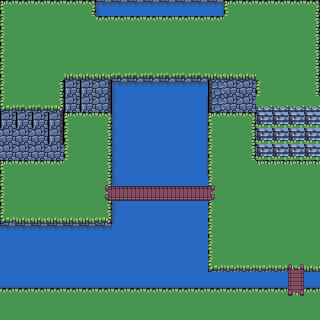

This is a level from a 2D game, rendered from its Tiled map with the project's own tilesets. A one-line summary and the complete map file follow:
An orthogonal 20x20 tile map with 16x16 px tiles, 2 tile layers (Base, Puentes) and 7 objects.

<map version="1.4" tiledversion="1.4.2" orientation="orthogonal" renderorder="right-down" width="20" height="20" tilewidth="16" tileheight="16" infinite="0" nextlayerid="11" nextobjectid="10">
 <tileset firstgid="1" source="NewMap.tsx" />
 <layer id="1" name="Base" width="20" height="20">
  <data encoding="csv">
104,107,107,107,107,109,118,119,119,119,119,119,119,120,104,105,105,105,105,109,
155,210,210,210,159,159,107,107,107,107,107,107,107,107,210,210,210,210,210,160,
155,210,210,210,210,210,210,210,210,210,210,210,210,210,210,210,210,210,210,160,
155,210,210,210,210,210,210,210,210,210,210,210,210,210,210,210,210,210,210,160,
155,210,210,210,312,312,312,157,157,157,157,157,157,312,312,312,210,210,210,160,
155,210,210,262,410,410,414,118,119,119,119,119,119,3221225886,412,412,257,210,210,160,
308,309,309,313,410,410,414,169,170,170,170,170,171,3221225886,412,412,308,312,312,313,
410,410,410,416,104,106,109,169,170,170,170,170,171,104,107,109,3221225888,411,411,411,
412,412,412,416,206,210,211,169,170,170,170,170,171,257,210,211,3221225888,411,411,411,
412,412,412,412,206,210,211,169,170,170,170,170,171,257,210,211,3221225888,411,411,411,
104,105,105,106,210,210,211,169,170,170,170,170,171,257,210,210,1610612947,1610612947,1610612947,1610612947,
257,210,210,210,210,210,211,169,170,170,170,170,170,257,210,210,210,210,210,210,
257,210,210,210,210,210,211,169,170,170,170,170,170,257,210,210,210,210,210,210,
308,312,312,312,312,312,313,169,170,170,170,170,170,257,210,210,210,210,210,210,
119,119,119,119,119,119,119,170,170,170,170,170,170,257,210,210,210,210,210,210,
170,170,170,170,170,170,170,170,170,170,170,170,170,257,210,210,210,210,210,210,
170,170,170,170,170,170,170,170,170,170,170,170,170,308,310,310,310,310,310,313,
221,221,221,221,221,221,221,221,221,221,221,221,221,221,221,221,221,221,221,221,
106,106,106,106,106,106,106,106,106,106,106,106,106,106,106,106,106,106,106,106,
0,0,0,0,0,0,0,0,0,0,0,0,0,0,0,0,0,0,0,0
</data>
 </layer>
 <layer id="2" name="Puentes" width="20" height="20">
  <data encoding="csv">
0,0,0,0,0,0,0,0,0,0,0,0,0,0,0,0,0,0,0,0,
0,0,0,0,0,0,0,0,0,0,0,0,0,0,0,0,0,0,0,0,
0,0,0,0,0,0,0,0,0,0,0,0,0,0,0,0,0,0,0,0,
0,0,0,0,0,0,0,0,0,0,0,0,0,0,0,0,0,0,0,0,
0,0,0,0,0,0,0,0,0,0,0,0,0,0,0,0,0,0,0,0,
0,0,0,0,0,0,0,0,0,0,0,0,0,0,0,0,0,0,0,0,
0,0,0,0,0,0,0,0,0,0,0,0,0,0,0,0,520,520,520,520,
0,0,0,0,0,0,0,0,0,0,0,0,0,0,0,0,571,571,571,571,
0,0,0,0,0,0,0,0,0,0,0,0,0,0,0,0,571,571,571,571,
0,0,0,0,0,0,0,0,0,0,0,0,0,0,0,0,571,571,571,571,
0,0,0,0,0,0,0,0,0,0,0,0,0,0,0,0,0,0,0,0,
0,0,0,0,0,0,475,476,476,476,476,476,476,477,0,0,0,0,0,0,
0,0,0,0,0,0,526,527,527,527,527,527,527,528,0,0,0,0,0,0,
0,0,0,0,0,0,0,0,0,0,0,0,0,0,0,0,0,0,0,0,
0,0,0,0,0,0,0,0,0,0,0,0,0,0,0,0,0,0,0,0,
0,0,0,0,0,0,0,0,0,0,0,0,0,0,0,0,0,0,0,0,
0,0,0,0,0,0,0,0,0,0,0,0,0,0,0,0,0,0,427,312,
0,0,0,0,0,0,0,0,0,0,0,0,0,0,0,0,0,0,478,0,
0,0,0,0,0,0,0,0,0,0,0,0,0,0,0,0,0,0,529,0,
261,261,261,261,261,261,261,261,261,261,261,261,261,261,261,261,261,261,261,261
</data>
 </layer>
 <objectgroup id="3" name="Agua1">
  <object id="2" x="96" y="0">
   <polygon points="0,0 0,16 128,16 128,0" />
  </object>
 </objectgroup>
 <objectgroup id="5" name="Agua2">
  <object id="3" x="112" y="80">
   <polygon points="0,0 -1.5,104 96,104.5 96,0" />
  </object>
 </objectgroup>
 <objectgroup id="6" name="Agua3">
  <object id="4" x="112" y="199.5">
   <polygon points="0,0 96,1 96,71.5 175,72 174.5,88 -112,87.5 -112,24.5 0,24.5" />
  </object>
 </objectgroup>
 <objectgroup id="7" name="Agua4">
  <object id="5" x="304" y="272">
   <polygon points="0,0 0,16 16,16 16,0" />
  </object>
 </objectgroup>
 <objectgroup id="8" name="Paredes1">
  <object id="6" x="0" y="112">
   <polygon points="0,0 64,0 64,-32 112,-32 112,0 64,0 64,48 0,48" />
  </object>
 </objectgroup>
 <objectgroup id="9" name="Paredes2">
  <object id="8" x="210.5" y="79">
   <polygon points="0,0 45.5,1 45.5,81 45.5,33 -2.5,33" />
  </object>
 </objectgroup>
 <objectgroup id="10" name="Marco">
  <object id="9" x="0" y="112">
   <polygon points="0,0 0,-112 96,-112 320,-112 320,208 0,208 0.666667,48 0,208 320,208 320,-112 0,-112" />
  </object>
 </objectgroup>
</map>
